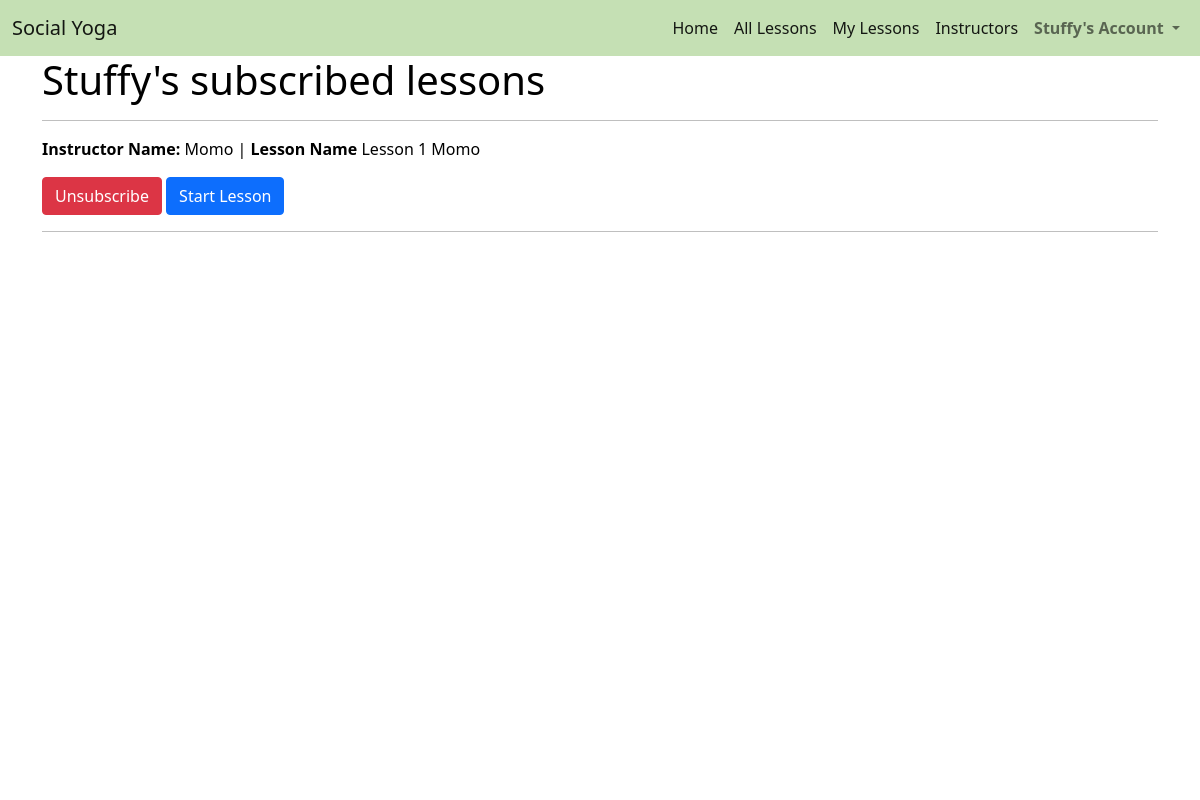
The app's page /lessons/my_lessons/ (signed in), older data.
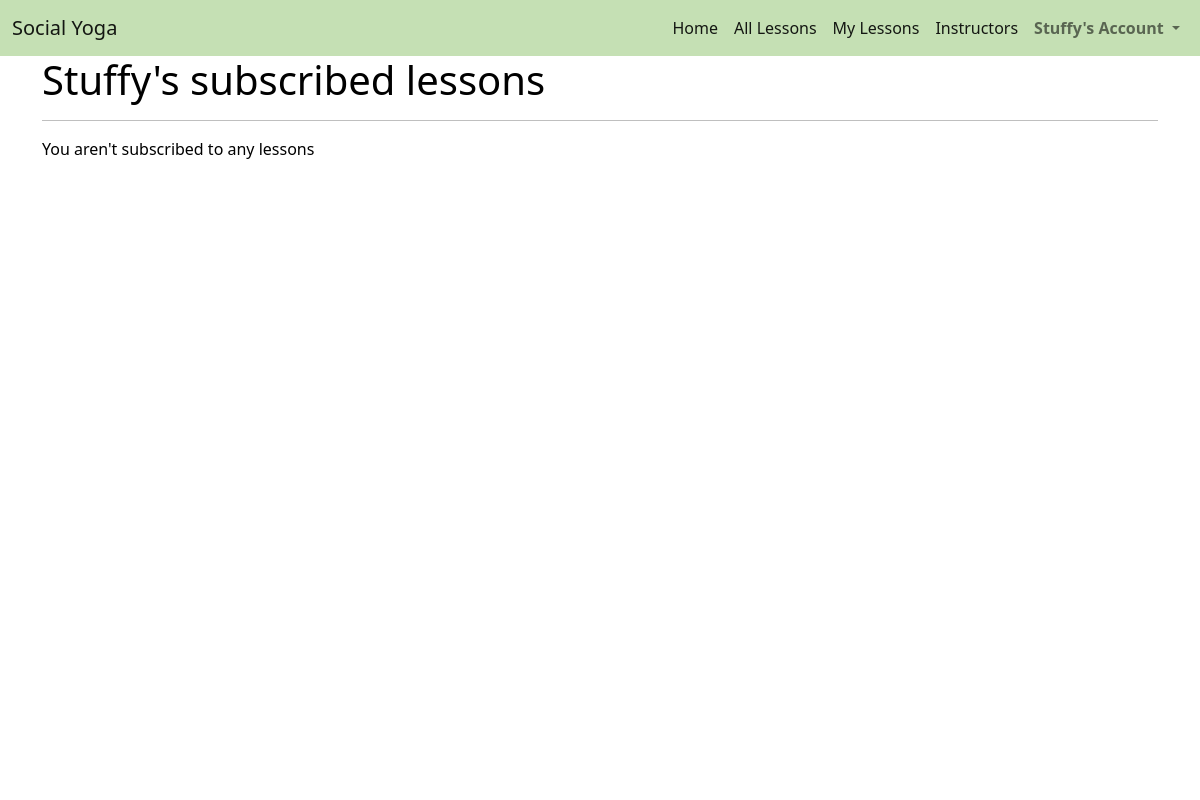
The same page, newer data.
### profiles/models.py (models this page shows)
class UserProfile(models.Model):
    user = models.OneToOneField(User, on_delete=models.CASCADE)
    first_name = models.CharField(max_length=50, null=False, blank=False)
    last_name = models.CharField(max_length=50, null=False, blank=False)
    is_instructor = models.BooleanField(default=False)
    card_description = models.TextField(max_length=512)
    profile_description = models.TextField()
    image = models.ImageField(null=True, blank=True, upload_to='profile_images/')
    image_url = models.URLField(max_length=1024, null=True, blank=True)
    rating = models.DecimalField(max_digits=5, decimal_places=0, null=True, blank=True)
    def __str__(self):
        return self.user.username

### lessons/models.py (models this page shows, shortened)
class LessonItem(models.Model):
    lesson = models.ForeignKey(Lesson, null=False, blank=False, on_delete=models.CASCADE, related_name='lessonitems')
    user = models.ForeignKey(UserProfile, null=False, blank=False, on_delete=models.CASCADE)

class Lesson(models.Model):
    lesson_id = models.CharField(max_length=32, null=False, editable=False)
    instructor_profile = models.ForeignKey(UserProfile, on_delete=models.SET_NULL,
                                        null=True, blank=True, related_name='lessons')
    lesson_name = models.CharField(max_length=32, null=False, editable=True)
    description = models.TextField(max_length=254)
    url = models.URLField(max_length=1024, null=False, blank=False)

### lessons/views.py (the view)
# urls.py: path('my_lessons/', views.my_lessons, name='my_lessons'),
def my_lessons(request):
    profile = get_object_or_404(UserProfile, user=request.user)
    template = 'lessons/my_lessons.html'
    lessonItems = LessonItem.objects.filter(user=profile)
    context = {
        'profile': profile,
        'lessons': lessons,
        'lesson_items': lessonItems,
    }
    return render(request, template, context)

### lessons/templates/lessons/my_lessons.html (shortened to what this page needs)
{% extends "base.html" %}
{% load static %}
{% block content %}
    <div class="overlay"></div>
    <div class="container h-100">
        <div class="row h-100">
            <div class="col">
                <h1>{{ profile }}'s subscribed lessons</h1>
                <hr>
                {% if lesson_items %}
                    {% for lesson in lesson_items %}
                        <p><strong>Instructor Name:</strong> {{lesson.lesson.instructor_profile}}  |  <strong>Lesson Name</strong> {{ lesson.lesson.lesson_name }}</p>
                        <a class="btn btn-danger" href="{% url 'unsubscribe_lesson' lesson.id %}" role="button">Unsubscribe</a>
                        <a class="btn btn-primary" href="{% url 'studio' lesson.lesson_id %}" role="button">Start Lesson</a>
                        <hr>
                    {% endfor %}
                {% else %}
                    <p>You aren't subscribed to any lessons</p>
                {% endif %}
            </div>
        </div>
    </div>
{% endblock %}

### templates/base.html (shortened to what this page needs)
{% load static %}
<!doctype html>
<html lang="en">
  <head>
    {% block corecss %}
      <link href="https://cdn.jsdelivr.net/npm/bootstrap@5.0.0-beta1/dist/css/bootstrap.min.css" rel="stylesheet">
      <link rel="stylesheet" href="{% static 'css/base.css' %}" >
    {% endblock %}
</head>
<body>
    <nav class="navbar navbar-expand-lg navbar-light navbar-custom">
        <div class="container-fluid">
            <a class="navbar-brand" href="{% url 'home' %}">Social Yoga</a>
            <div class="collapse navbar-collapse" id="navbarSupportedContent">
            <ul class="navbar-nav ms-auto mb-2 mb-lg-0">
                <li class="nav-item">
                    <a class="nav-link active" aria-current="page" href="{% url 'home' %}">Home</a>
                </li>
                <li class="nav-item">
                    <a class="nav-link active" aria-current="page" href="{% url 'lessons' %}">All Lessons</a>
                </li>
                {% if user.is_authenticated %}
                <li class="nav-item">
                    <a class="nav-link active" aria-current="page" href="{% url 'my_lessons' %}">My Lessons</a>
                </li>
                <li class="nav-item">
                    <a class="nav-link active" aria-current="page" href="{% url 'instructors' %}">Instructors</a>
                </li>
                {% endif %}
                <li class="nav-item dropdown">
                <a class="nav-link dropdown-toggle" href="#" id="navbarDropdown" role="button" data-bs-toggle="dropdown" aria-expanded="false">
                    <strong>{% if user.is_authenticated %}{{ user|title }}'s{% else %}My{% endif %} Account</strong>
                </a>
                </li>
            </ul>
            </div>
        </div>
    </nav>
        {% block content %}
        {% endblock %}
</body>
</html>

### static/css/base.css (style rules this page uses)
.navbar-custom { background-color: #c5e0b4; }
body { background: url('/media/background-image.jpg') no-repeat center center fixed; background-size: cover; height: calc(100vh - 164px); color: black; }
.overlay { height: 100%; width: 100%; top: 0; left: 0; position: fixed; background: white; z-index: -1; }

Row changes from the older to the newer data that the page shows:
removed LessonItem: lesson.instructor_profile "Momo", lesson.lesson_name "Lesson 1 Momo"
Text that changed along with them:
text now shown: "You aren't subscribed to any lessons"
